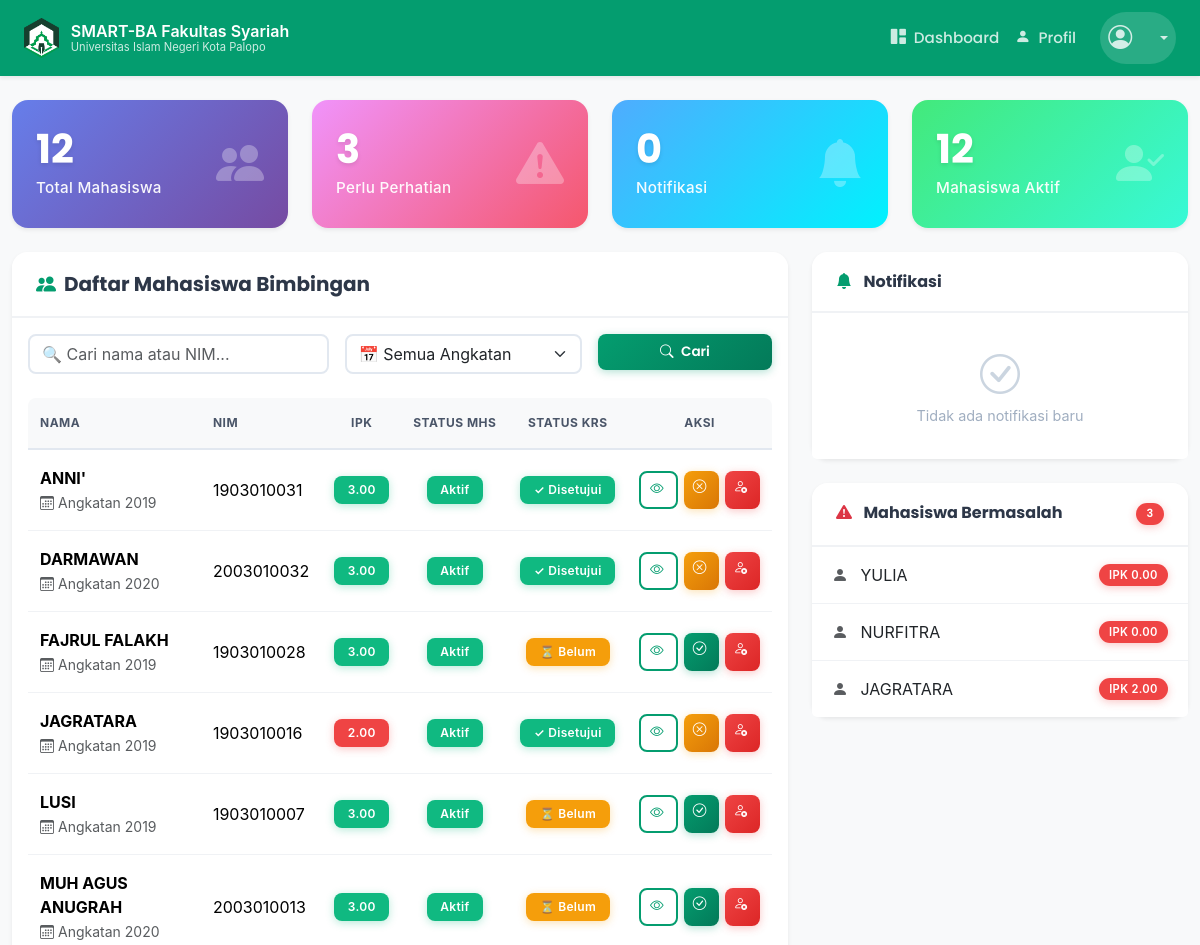
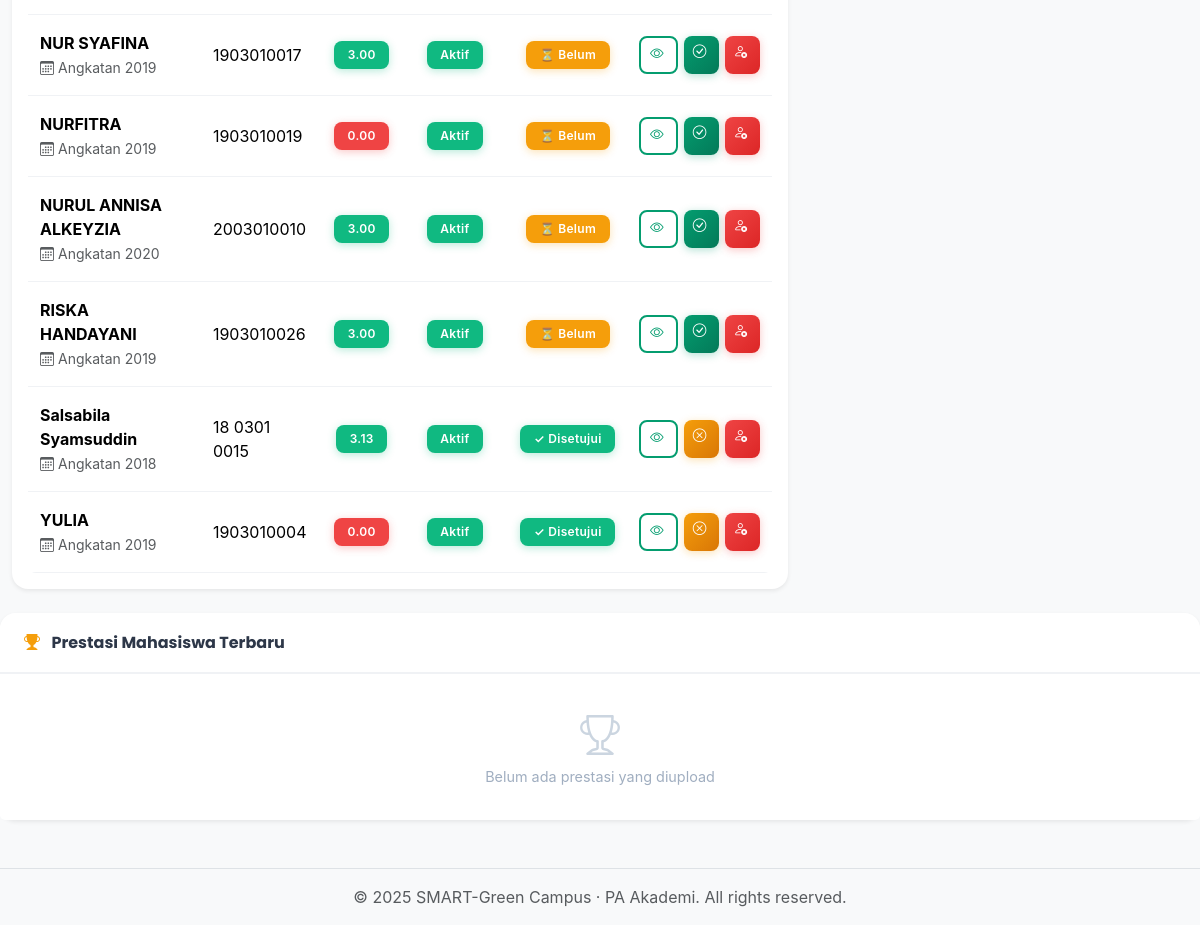
The app's page /dashboard_dosen.php (signed in) with its own data (2 pictures, top to bottom).
### tables this page shows
CREATE TABLE `mahasiswa` (
  `nim` varchar(20) NOT NULL,
  `nama_mahasiswa` varchar(255) NOT NULL,
  `angkatan` int(11) NOT NULL,
  `status_semester` char(1) DEFAULT NULL COMMENT 'Contoh: A (Aktif), N (Non-Aktif)',
  `semester_berjalan` int(11) DEFAULT NULL,
  `sks_semester` int(11) DEFAULT NULL,
  `batas_sks` int(11) DEFAULT NULL,
  `total_sks` int(11) DEFAULT NULL,
  `ips` decimal(3,2) DEFAULT NULL,
  `ipk` decimal(3,2) DEFAULT NULL,
  `krs_disetujui` tinyint(1) DEFAULT 0,
  `krs_notif_dilihat` tinyint(1) NOT NULL DEFAULT 0,
  `id_prodi` int(11) DEFAULT NULL,
  `id_dosen_pa` int(11) DEFAULT NULL,
  `password` varchar(255) NOT NULL,
  `foto_mahasiswa` varchar(255) DEFAULT NULL,
  `status` enum('Aktif','Non-Aktif') NOT NULL DEFAULT 'Aktif',
  `status_krs` varchar(50) NOT NULL DEFAULT 'Belum Disetujui'
);

### dashboard_dosen.php (the view, shortened to what this page needs)
<?php
require 'templates/header.php';
$id_dosen_login = $_SESSION['user_id'];
$total_mahasiswa_result = $conn->query("SELECT COUNT(nim) as total FROM mahasiswa WHERE id_dosen_pa = {$id_dosen_login}");
$total_mahasiswa = $total_mahasiswa_result->fetch_assoc()['total'];
$perlu_perhatian_result = $conn->query("SELECT COUNT(nim) as total FROM mahasiswa WHERE id_dosen_pa = {$id_dosen_login} AND (ipk < 2.75 OR status = 'Non-Aktif')");
$perlu_perhatian = $perlu_perhatian_result->fetch_assoc()['total'];
$notif_logbook_result = $conn->query("SELECT COUNT(DISTINCT nim_mahasiswa) as total FROM logbook WHERE id_dosen = {$id_dosen_login} AND pengisi = 'Mahasiswa' AND status_baca = 'Belum Dibaca'");
$notif_logbook = $notif_logbook_result->fetch_assoc()['total'];
$notif_konsultasi_judul = 0;
if($conn->query("SHOW TABLES LIKE 'konsultasi_judul'")->num_rows > 0) {
    $notif_konsultasi_result = $conn->query("SELECT COUNT(*) as total FROM konsultasi_judul kj JOIN mahasiswa m ON kj.nim = m.nim WHERE m.id_dosen_pa = {$id_dosen_login} AND kj.status = 'Menunggu'");
    $notif_konsultasi_judul = $notif_konsultasi_result->fetch_assoc()['total'];
}
$total_notifikasi = $notif_logbook + $notif_konsultasi_judul;
$mahasiswa_aktif_result = $conn->query("SELECT COUNT(nim) as total FROM mahasiswa WHERE id_dosen_pa = {$id_dosen_login} AND status = 'Aktif'");
$mahasiswa_aktif = $mahasiswa_aktif_result->fetch_assoc()['total'];
$params = [];
$types = "";
$sql_main = "SELECT nim, nama_mahasiswa, ipk, status, angkatan, krs_disetujui FROM mahasiswa WHERE id_dosen_pa = ?";
$params[] = $id_dosen_login;
$types .= "i";
$sql_main .= " ORDER BY nama_mahasiswa ASC";
$stmt_main = $conn->prepare($sql_main);
if ($stmt_main) {
    if (count($params) > 1) {
        $stmt_main->bind_param($types, ...$params);
    } else {
        $stmt_main->bind_param($types, $id_dosen_login);
    }
    $stmt_main->execute();
    $result_mahasiswa = $stmt_main->get_result();
}
$result_sidebar_bermasalah = $conn->query("SELECT nim, nama_mahasiswa, ipk FROM mahasiswa WHERE id_dosen_pa = {$id_dosen_login} AND (ipk < 2.75 OR status = 'Non-Aktif') ORDER BY ipk ASC LIMIT 5");
?>
<div class="container-fluid my-4">
    <div class="row g-4 mb-4">
        <div class="col-md-6 col-xl-3">
            <div class="summary-card bg-gradient-blue shadow-sm">
                <div class="data">
                    <h3><?= $total_mahasiswa; ?></h3>
                    <p>Total Mahasiswa</p>
                </div>
                <div class="icon">
                    <i class="bi bi-people-fill"></i>
                </div>
            </div>
        </div>
        <div class="col-md-6 col-xl-3">
            <div class="summary-card bg-gradient-red shadow-sm">
                <div class="data">
                    <h3><?= $perlu_perhatian; ?></h3>
                    <p>Perlu Perhatian</p>
                </div>
                <div class="icon">
                    <i class="bi bi-exclamation-triangle-fill"></i>
                </div>
            </div>
        </div>
        <div class="col-md-6 col-xl-3">
            <div class="summary-card bg-gradient-purple shadow-sm">
                <div class="data">
                    <h3><?= $total_notifikasi; ?></h3>
                    <p>Notifikasi</p>
                </div>
                <div class="icon">
                    <i class="bi bi-bell-fill"></i>
                </div>
            </div>
        </div>
        <div class="col-md-6 col-xl-3">
            <div class="summary-card bg-gradient-green shadow-sm">
                <div class="data">
                    <h3><?= $mahasiswa_aktif; ?></h3>
                    <p>Mahasiswa Aktif</p>
                </div>
                <div class="icon">
                    <i class="bi bi-person-check-fill"></i>
                </div>
            </div>
        </div>
    </div>
    <div class="row g-4">
        <div class="col-lg-8">
            <div class="card shadow-sm">
                <div class="card-header bg-white">
                    <h5 class="mb-0"><i class="bi bi-people-fill me-2" style="color: var(--campus-green);"></i>Daftar Mahasiswa Bimbingan</h5>
                </div>
                <div class="card-body">
                    <form action="dashboard_dosen.php" method="GET" class="row g-3 mb-4" id="searchForm">
                        <div class="col-md-5">
                            <div class="search-container">
                                <input type="text"
                                       name="search"
                                       id="searchInput"
                                       class="form-control"
                                       placeholder="🔍 Cari nama atau NIM..."
                                       value="<?= htmlspecialchars($_GET['search'] ?? '') ?>">
                            </div>
                        </div>
                        <div class="col-md-4">
                            <select name="angkatan" class="form-select">
                                <option value="">📅 Semua Angkatan</option>
                            </select>
                        </div>
                        <div class="col-md-3">
                            <button type="submit" class="btn btn-primary w-100" id="searchBtn">
                                <i class="bi bi-search me-1"></i> Cari
                            </button>
                        </div>
                    </form>
                    <div class="table-responsive">
                        <table class="table table-hover align-middle">
                            <thead class="table-light">
                                <tr>
                                    <th>Nama</th>
                                    <th>NIM</th>
                                    <th class="text-center">IPK</th>
                                    <th class="text-center">Status Mhs</th>
                                    <th class="text-center">Status KRS</th>
                                    <th class="text-center">Aksi</th>
                                </tr>
                            </thead>
                            <tbody>
                                <?php if (isset($result_mahasiswa) && $result_mahasiswa->num_rows > 0):
                                    while($mhs = $result_mahasiswa->fetch_assoc()):
                                ?>
                                <tr>
                                    <td>
                                        <div>
                                            <strong class="d-block"><?= htmlspecialchars($mhs['nama_mahasiswa']); ?></strong>
                                            <small class="text-muted">
                                                <i class="bi bi-calendar3 me-1"></i>Angkatan <?= $mhs['angkatan']; ?>
                                            </small>
                                        </div>
                                    </td>
                                    <td><span class="text-monospace"><?= htmlspecialchars($mhs['nim']); ?></span></td>
                                    <td class="text-center">
                                        <span class="badge <?= ($mhs['ipk'] >= 3.0) ? 'bg-success' : (($mhs['ipk'] >= 2.75) ? 'bg-warning' : 'bg-danger'); ?>">
                                            <?= number_format($mhs['ipk'], 2); ?>
                                        </span>
                                    </td>
                                    <td class="text-center">
                                        <span class="badge <?= ($mhs['status'] == 'Aktif') ? 'bg-success' : 'bg-danger'; ?>">
                                            <?= htmlspecialchars($mhs['status']); ?>
                                        </span>
                                    </td>
                                    <td class="text-center">
                                        <span class="badge <?= ($mhs['krs_disetujui'] == 1) ? 'bg-success' : 'bg-warning'; ?>">
                                            <?= ($mhs['krs_disetujui'] == 1) ? '✓ Disetujui' : '⏳ Belum'; ?>
                                        </span>
                                    </td>
                                    <td class="text-center">
                                        <div class="action-buttons">
                                            <a href="detail_mahasiswa.php?nim=<?= $mhs['nim']; ?>"
                                               class="btn btn-sm btn-outline-primary"
                                               title="Lihat Detail Mahasiswa">
                                                <i class="bi bi-eye"></i>
                                            </a>
                                            <?php if ($mhs['krs_disetujui'] == 0): ?>
                                            <a href="update_status.php?nim=<?= $mhs['nim']; ?>&action=setujui_krs"
                                               class="btn btn-sm btn-primary"
                                               onclick="return confirm('Setujui KRS untuk <?= htmlspecialchars($mhs['nama_mahasiswa']); ?>?')"
                                               title="Setujui KRS">
                                                <i class="bi bi-check-circle"></i>
                                            </a>
                                            <?php else: ?>
                                            <a href="update_status.php?nim=<?= $mhs['nim']; ?>&action=tolak_krs"
                                               class="btn btn-sm btn-warning"
                                               onclick="return confirm('Batalkan persetujuan KRS untuk <?= htmlspecialchars($mhs['nama_mahasiswa']); ?>?')"
                                               title="Batalkan Persetujuan KRS">
                                                <i class="bi bi-x-circle"></i>
                                            </a>
                                            <?php endif; ?>
                                            <?php if ($mhs['status'] == 'Aktif'): ?>
                                            <a href="update_status.php?nim=<?= $mhs['nim']; ?>&action=set_status_nonaktif"
                                               class="btn btn-sm btn-danger"
                                               onclick="return confirm('Non-aktifkan mahasiswa <?= htmlspecialchars($mhs['nama_mahasiswa']); ?>?')"
                                               title="Non-Aktifkan Mahasiswa">
                                                <i class="bi bi-person-x"></i>
                                            </a>
                                            <?php endif; ?>
                                        </div>
                                    </td>
                                </tr>
                                <?php endwhile; endif; ?>
                            </tbody>
                        </table>
                    </div>
                </div>
            </div>
        </div>
        <div class="col-lg-4">
            <div class="card shadow-sm mb-4 sidebar-widget">
                <div class="card-header">
                    <h6 class="mb-0">
                        <i class="bi bi-bell-fill me-2" style="color: var(--campus-green);"></i>
                        Notifikasi
                    </h6>
                </div>
                <ul class="list-group list-group-flush">
                    <?php
                    $has_notification = false;
                    ?>
                    <?php
                    if (!$has_notification):
                    ?>
                    <li class="list-group-item text-center">
                        <div class="empty-state py-3">
                            <i class="bi bi-check-circle" style="font-size: 2.5rem;"></i>
                            <p class="mb-0 small">Tidak ada notifikasi baru</p>
                        </div>
                    </li>
                    <?php endif; ?>
                </ul>
            </div>
            <div class="card shadow-sm sidebar-widget">
                <div class="card-header">
                    <h6 class="mb-0">
                        <i class="bi bi-exclamation-triangle-fill me-2" style="color: var(--danger-red);"></i>
                        Mahasiswa Bermasalah
                        <?php if ($perlu_perhatian > 0): ?>
                        <span class="badge bg-danger rounded-pill float-end"><?= $perlu_perhatian ?></span>
                        <?php endif; ?>
                    </h6>
                </div>
                <ul class="list-group list-group-flush">
                    <?php if ($result_sidebar_bermasalah->num_rows > 0):
                        while($prob = $result_sidebar_bermasalah->fetch_assoc()):
                    ?>
                    <a href="detail_mahasiswa.php?nim=<?= $prob['nim'] ?>"
                       class="list-group-item list-group-item-action d-flex justify-content-between align-items-center">
                        <span>
                            <i class="bi bi-person-fill me-2 text-muted"></i>
                            <?= htmlspecialchars($prob['nama_mahasiswa']); ?>
                        </span>
                        <span class="badge bg-danger rounded-pill">IPK <?= number_format($prob['ipk'], 2) ?></span>
                    </a>
                    <?php endwhile; endif; ?>
                </ul>
            </div>
        </div>
    </div>
</div>
<div class="card shadow-sm sidebar-widget mt-4">
    <div class="card-header">
        <h6 class="mb-0">
            <i class="bi bi-trophy-fill me-2" style="color: #f59e0b;"></i>
            Prestasi Mahasiswa Terbaru
        </h6>
    </div>
    <ul class="list-group list-group-flush">
        <?php
        $result_prestasi = $conn->query("
            SELECT dp.*, m.nama_mahasiswa
            FROM dokumen_prestasi dp
            JOIN mahasiswa m ON dp.nim = m.nim
            WHERE m.id_dosen_pa = {$id_dosen_login}
            ORDER BY dp.tanggal_upload DESC
            LIMIT 5
        ");
        if ($result_prestasi->num_rows > 0):
            while($prestasi = $result_prestasi->fetch_assoc()):
        ?>
        <a href="assets/uploads/prestasi/<?= htmlspecialchars($prestasi['file_dokumen']); ?>"
           target="_blank"
           class="list-group-item list-group-item-action">
            <div class="d-flex justify-content-between align-items-start">
                <div>
                    <i class="bi bi-trophy me-2 text-warning"></i>
                    <strong><?= htmlspecialchars($prestasi['nama_mahasiswa']); ?></strong>
                    <div class="small text-muted mt-1">
                        <?= htmlspecialchars($prestasi['nama_prestasi']); ?>
                    </div>
                    <div class="small text-muted">
                        <i class="bi bi-calendar3"></i> <?= date('d M Y', strtotime($prestasi['tanggal_upload'])); ?>
                    </div>
                </div>
                <span class="badge bg-warning text-dark"><?= htmlspecialchars($prestasi['jenis_prestasi']); ?></span>
            </div>
        </a>
        <?php endwhile; else: ?>
        <li class="list-group-item text-center">
            <div class="empty-state py-3">
                <i class="bi bi-trophy" style="font-size: 2.5rem;"></i>
                <p class="mb-0 small">Belum ada prestasi yang diupload</p>
            </div>
        </li>
        <?php endif; ?>
    </ul>
</div>
<?php
require 'templates/footer.php';
?>

### records on screen
mahasiswa: nama_mahasiswa "ANNI'", angkatan "2019", nim "1903010031", ipk "3.00", status "Aktif", krs_disetujui "✓ Disetujui"
mahasiswa: nama_mahasiswa "DARMAWAN", angkatan "2020", nim "2003010032", ipk "3.00", status "Aktif", krs_disetujui "✓ Disetujui"
mahasiswa: nama_mahasiswa "FAJRUL FALAKH", angkatan "2019", nim "1903010028", ipk "3.00", status "Aktif", krs_disetujui "⏳ Belum"
mahasiswa: nama_mahasiswa "JAGRATARA", angkatan "2019", nim "1903010016", ipk "2.00", status "Aktif", krs_disetujui "✓ Disetujui"
mahasiswa: nama_mahasiswa "LUSI", angkatan "2019", nim "1903010007", ipk "3.00", status "Aktif", krs_disetujui "⏳ Belum"
mahasiswa: nama_mahasiswa "MUH AGUS ANUGRAH", angkatan "2020", nim "2003010013", ipk "3.00", status "Aktif", krs_disetujui "⏳ Belum"
mahasiswa: nama_mahasiswa "NUR SYAFINA", angkatan "2019", nim "1903010017", ipk "3.00", status "Aktif", krs_disetujui "⏳ Belum"
mahasiswa: nama_mahasiswa "NURFITRA", angkatan "2019", nim "1903010019", ipk "0.00", status "Aktif", krs_disetujui "⏳ Belum"
mahasiswa: nama_mahasiswa "NURUL ANNISA ALKEYZIA", angkatan "2020", nim "2003010010", ipk "3.00", status "Aktif", krs_disetujui "⏳ Belum"
mahasiswa: nama_mahasiswa "RISKA HANDAYANI", angkatan "2019", nim "1903010026", ipk "3.00", status "Aktif", krs_disetujui "⏳ Belum"
mahasiswa: nama_mahasiswa "Salsabila Syamsuddin", angkatan "2018", nim "18 0301 0015", ipk "3.13", status "Aktif", krs_disetujui "✓ Disetujui"
mahasiswa: nama_mahasiswa "YULIA", angkatan "2019", nim "1903010004", ipk "0.00", status "Aktif", krs_disetujui "✓ Disetujui"

### other values on screen
$total_mahasiswa "12"
$perlu_perhatian "3"
$total_notifikasi "0"
$mahasiswa_aktif "12"
